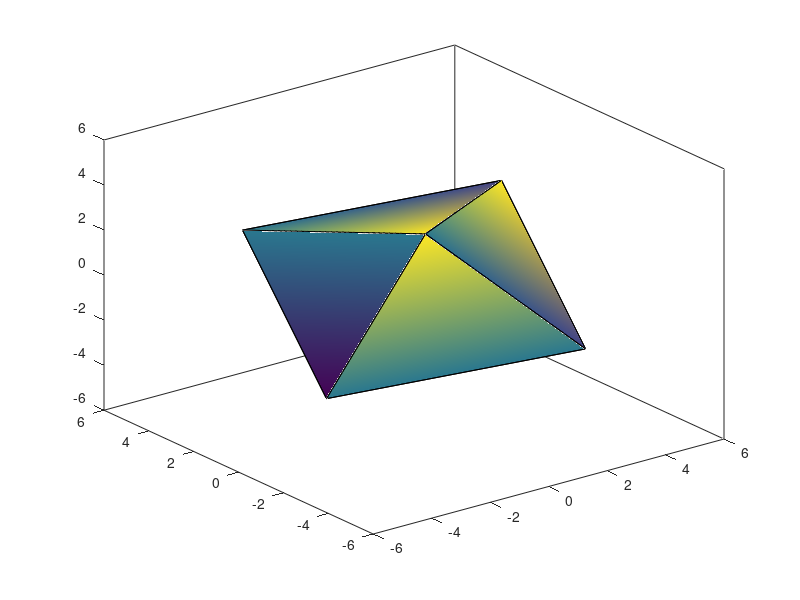
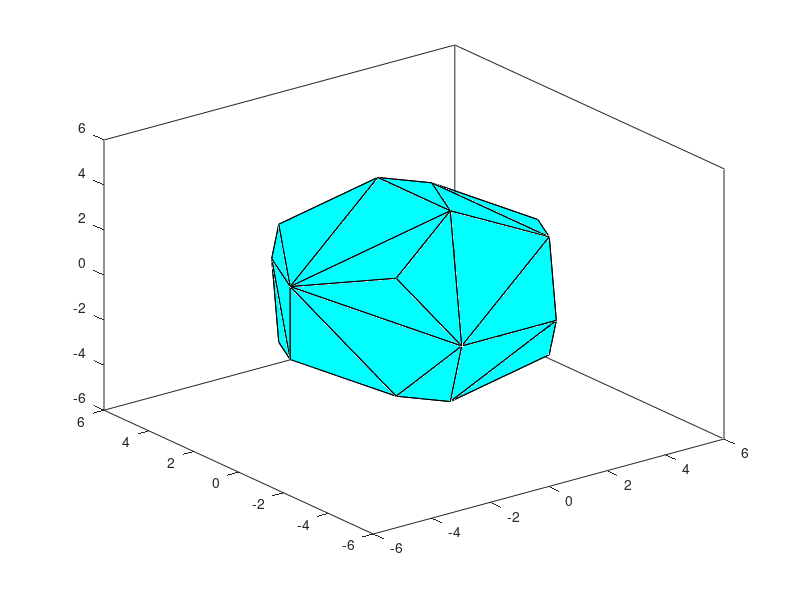

These charts were generated, in order, by the following MATLAB code:
% Based on coordinate lists for polyhedra at http://www.rwgrayprojects.com/Lynn/Coordinates/coord01.html

pts = zeros(62,3);
pts(1,:)=	[0	0	2*1.6180339887^2];
pts(2,:)=	[1.6180339887^2	0	1.6180339887^3];
pts(3,:)=	[1.6180339887	1.6180339887^2	1.6180339887^3];
pts(4,:)=	[0	1.6180339887	1.6180339887^3];
pts(5,:)=	[-1.6180339887	1.6180339887^2	1.6180339887^3];
pts(6,:)=	[-1.6180339887^2	0	1.6180339887^3];
pts(7,:)=	[-1.6180339887	-1.6180339887^2	1.6180339887^3];
pts(8,:)=	[0	-1.6180339887	1.6180339887^3];
pts(9,:)=	[1.6180339887	-1.6180339887^2	1.6180339887^3];
pts(10,:)=	[1.6180339887^3	1.6180339887	1.6180339887^2];
pts(11,:)=	[1.6180339887^2	1.6180339887^2	1.6180339887^2];
pts(12,:)=	[0	1.6180339887^3	1.6180339887^2];
pts(13,:)=	[-1.6180339887^2	1.6180339887^2	1.6180339887^2];
pts(14,:)=	[-1.6180339887^3	1.6180339887	1.6180339887^2];
pts(15,:)=	[-1.6180339887^3	-1.6180339887	1.6180339887^2];
pts(16,:)=	[-1.6180339887^2	-1.6180339887^2	1.6180339887^2];
pts(17,:)=	[0	-1.6180339887^3	1.6180339887^2];
pts(18,:)=	[1.6180339887^2	-1.6180339887^2	1.6180339887^2];
pts(19,:)=	[1.6180339887^3	-1.6180339887	1.6180339887^2];
pts(20,:)=	[1.6180339887^3	0	1.6180339887];
pts(21,:)=	[1.6180339887^2	1.6180339887^3	1.6180339887];
pts(22,:)=	[-1.6180339887^2	1.6180339887^3	1.6180339887];
pts(23,:)=	[-1.6180339887^3	0	1.6180339887];
pts(24,:)=	[-1.6180339887^2	-1.6180339887^3	1.6180339887];
pts(25,:)=	[1.6180339887^2	-1.6180339887^3	1.6180339887];
pts(26,:)=	[2*1.6180339887^2	0	0];
pts(27,:)=	[1.6180339887^3	1.6180339887^2	0];
pts(28,:)=	[1.6180339887	1.6180339887^3	0];
pts(29,:)=	[0	2*1.6180339887^2	0];
pts(30,:)=	[-1.6180339887	1.6180339887^3	0];
pts(31,:)=	[-1.6180339887^3	1.6180339887^2	0];
pts(32,:)=	[-2*1.6180339887^2	0	0];
pts(33,:)=	[-1.6180339887^3	-1.6180339887^2	0];
pts(34,:)=	[-1.6180339887	-1.6180339887^3	0];
pts(35,:)=	[0	-2*1.6180339887^2	0];
pts(36,:)=	[1.6180339887	-1.6180339887^3	0];
pts(37,:)=	[1.6180339887^3	-1.6180339887^2	0];
pts(38,:)=	[1.6180339887^3	0	-1.6180339887];
pts(39,:)=	[1.6180339887^2	1.6180339887^3	-1.6180339887];
pts(40,:)=	[-1.6180339887^2	1.6180339887^3	-1.6180339887];
pts(41,:)=	[-1.6180339887^3	0	-1.6180339887];
pts(42,:)=	[-1.6180339887^2	-1.6180339887^3	-1.6180339887];
pts(43,:)=	[1.6180339887^2	-1.6180339887^3	-1.6180339887];
pts(44,:)=	[1.6180339887^3	1.6180339887	-1.6180339887^2];
pts(45,:)=	[1.6180339887^2	1.6180339887^2	-1.6180339887^2];
pts(46,:)=	[0	1.6180339887^3	-1.6180339887^2];
pts(47,:)=	[-1.6180339887^2	1.6180339887^2	-1.6180339887^2];
pts(48,:)=	[-1.6180339887^3	1.6180339887	-1.6180339887^2];
pts(49,:)=	[-1.6180339887^3	-1.6180339887	-1.6180339887^2];
pts(50,:)=	[-1.6180339887^2	-1.6180339887^2	-1.6180339887^2];
pts(51,:)=	[0	-1.6180339887^3	-1.6180339887^2];
pts(52,:)=	[1.6180339887^2	-1.6180339887^2	-1.6180339887^2];
pts(53,:)=	[1.6180339887^3	-1.6180339887	-1.6180339887^2];
pts(54,:)=	[1.6180339887^2	0	-1.6180339887^3];
pts(55,:)=	[1.6180339887	1.6180339887^2	-1.6180339887^3];
pts(56,:)=	[0	1.6180339887	-1.6180339887^3];
pts(57,:)=	[-1.6180339887	1.6180339887^2	-1.6180339887^3];
pts(58,:)=	[-1.6180339887^2	0	-1.6180339887^3];
pts(59,:)=	[-1.6180339887	-1.6180339887^2	-1.6180339887^3];
pts(60,:)=	[0	-1.6180339887	-1.6180339887^3];
pts(61,:)=	[1.6180339887	-1.6180339887^2	-1.6180339887^3];
pts(62,:)=	[0	0	-2*1.6180339887^2];

% Octahedron faces
faces = zeros(8,3);
faces(1,:) = [7, 10, 43];
faces(2,:) = [7, 22, 10];
faces(3,:) = [7, 43, 49];
faces(4,:) = [7, 49, 22];
faces(5,:) = [55, 10, 43];
faces(6,:) = [55, 22, 10];
faces(7,:) = [55, 43, 49];
faces(8,:) = [55, 49, 22];

% As triangles:
X = zeros(3,8);
Y = zeros(3,8);
Z = zeros(3,8);
C = [0.5000 1.0000 1.0000 0.5000 0.5000 1.0000 1.0000 0.5000;
     1.0000 0.5000 0.5000 0.1667 1.0000 0.5000 0.5000 0.1667;
     0.3330 0.3330 0.5000 0.5000 0.3330 0.3330 0.5000 0.5000];
% this part is still muddy
for i = 1:8
    pt = zeros(3,3);
    pt(1,:) = pts(faces(i,1),:);
    pt(2,:) = pts(faces(i,2),:);
    pt(3,:) = pts(faces(i,3),:);
    for j = 1:3
        X(j,i) = pt(j,1);
        Y(j,i) = pt(j,2);
        Z(j,i) = pt(j,3);
    end
end
figure;
fill3(X,Y,Z,C);

% Dodecahedron faces
faces = zeros(36,3);
 faces( 1,:) = [ 4, 8, 11];
 faces( 2,:) = [11, 8, 18];
 faces( 3,:) = [11, 18, 20];
 faces( 4,:) = [ 4, 13, 23];
 faces( 5,:) = [ 4, 23, 8];
 faces( 6,:) = [ 8, 23, 16];
 faces( 7,:) = [ 4, 11, 28];
 faces( 8,:) = [ 4, 28, 30];
 faces( 9,:) = [ 4, 30, 13];
 faces(10,:) = [ 8, 16, 34];
 faces(11,:) = [ 8, 34, 18];
 faces(12,:) = [18, 34, 36];
 faces(13,:) = [11, 20, 28];
 faces(14,:) = [20, 45, 28];
 faces(15,:) = [20, 38, 45];
 faces(16,:) = [13, 30, 23];
 faces(17,:) = [23, 30, 41];
 faces(18,:) = [41, 30, 47];
 faces(19,:) = [16, 23, 34];
 faces(20,:) = [34, 23, 50];
 faces(21,:) = [50, 23, 41];
 faces(22,:) = [18, 36, 52];
 faces(23,:) = [18, 52, 38];
 faces(24,:) = [18, 38, 20];
 faces(25,:) = [28, 45, 56];
 faces(26,:) = [28, 56, 47];
 faces(27,:) = [28, 47, 30];
 faces(28,:) = [34, 50, 60];
 faces(29,:) = [34, 60, 36];
 faces(30,:) = [36, 60, 52];
 faces(31,:) = [38, 52, 60];
 faces(32,:) = [38, 60, 56];
 faces(33,:) = [38, 56, 45];
 faces(34,:) = [41, 47, 56];
 faces(35,:) = [41, 56, 60];
 faces(36,:) = [41, 60, 50];

% As triangles:
X = zeros(3,36);
Y = zeros(3,36);
Z = zeros(3,36);
% this part is still muddy
for i = 1:36
    pt = zeros(3,3);
    pt(1,:) = pts(faces(i,1),:);
    pt(2,:) = pts(faces(i,2),:);
    pt(3,:) = pts(faces(i,3),:);
    for j = 1:3
        X(j,i) = pt(j,1);
        Y(j,i) = pt(j,2);
        Z(j,i) = pt(j,3);
    end
end
figure;
fill3(X,Y,Z,'c');
